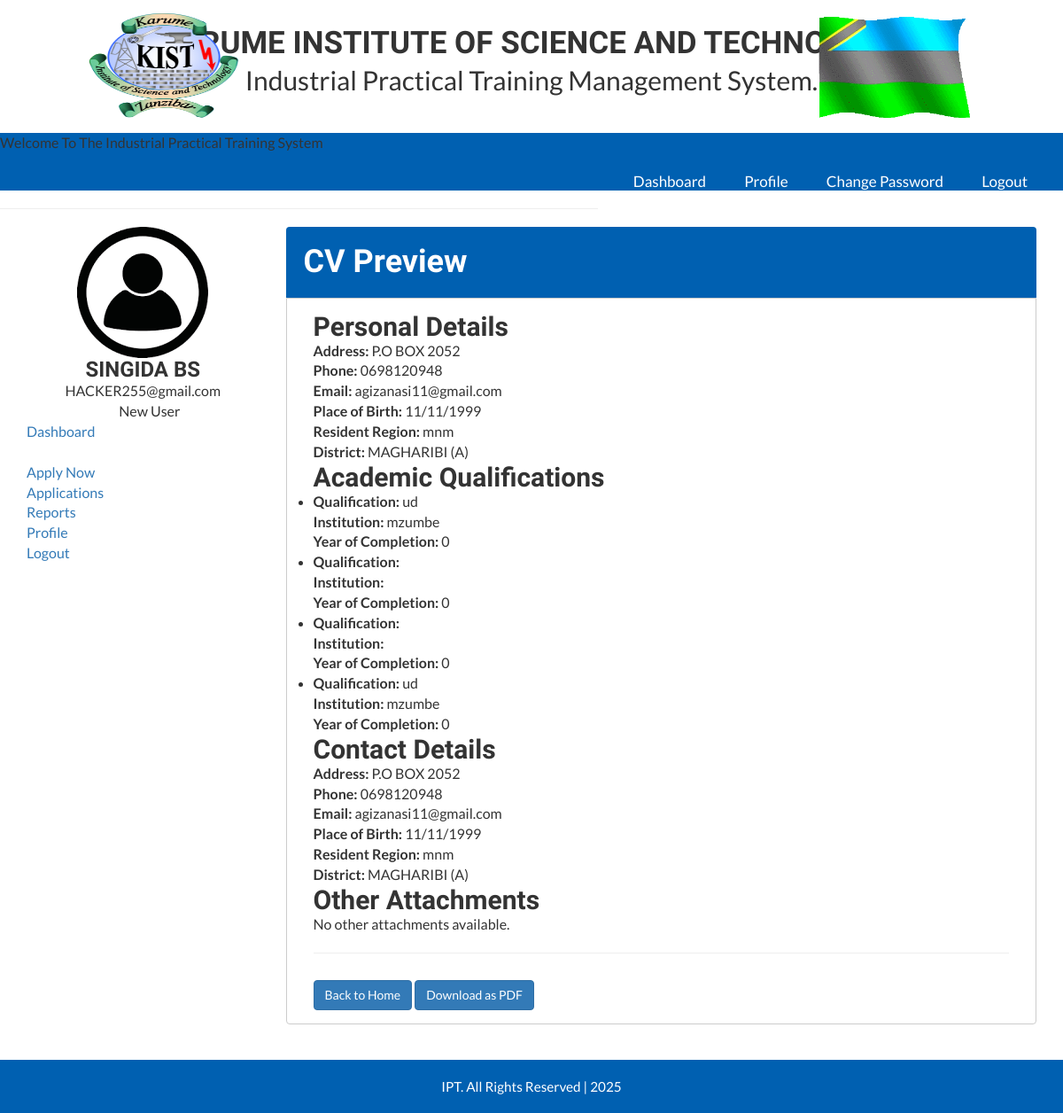
Page /cv_preview.php (signed in) on the committed database.
### tables this page shows
CREATE TABLE `users` (
  `id` int(11) NOT NULL,
  `name` varchar(100) NOT NULL,
  `email` varchar(100) NOT NULL,
  `password` varchar(255) NOT NULL,
  `role` enum('Supervisor','Invigilator') NOT NULL,
  `created_at` timestamp NOT NULL DEFAULT current_timestamp(),
  `status` varchar(20) DEFAULT 'Pending',
  `phone` varchar(20) DEFAULT NULL,
  `address` varchar(255) DEFAULT NULL,
  `profile_photo` varchar(255) DEFAULT NULL
);

CREATE TABLE `personal_details` (
  `id` int(11) NOT NULL,
  `user_id` int(11) NOT NULL,
  `address` varchar(255) NOT NULL,
  `phone` varchar(20) NOT NULL,
  `email` varchar(100) NOT NULL,
  `place_of_birth` varchar(100) NOT NULL,
  `resident_region` varchar(100) NOT NULL,
  `district` varchar(100) NOT NULL,
  `bank_no` varchar(255) DEFAULT NULL,
  `bank_name` varchar(255) DEFAULT NULL,
  `zan_id` varchar(255) DEFAULT NULL,
  `zssf_no` varchar(255) DEFAULT NULL,
  `license_no` varchar(255) DEFAULT NULL,
  `vol_no` varchar(255) DEFAULT NULL,
  `zan_id_front_photo` varchar(255) DEFAULT NULL
);

CREATE TABLE `academic_qualification` (
  `id` int(11) NOT NULL,
  `user_id` int(11) NOT NULL,
  `qualification` varchar(255) NOT NULL,
  `institution` varchar(255) NOT NULL,
  `year_of_completion` int(11) NOT NULL,
  `position` varchar(50) DEFAULT NULL,
  `experience_national_exam` int(11) DEFAULT NULL,
  `experience_work` int(11) DEFAULT NULL,
  `level_of_education` varchar(50) DEFAULT NULL,
  `level_teach` varchar(50) DEFAULT NULL,
  `subject_teach` varchar(50) DEFAULT NULL,
  `school_teach` varchar(100) DEFAULT NULL,
  `subject_study` varchar(50) DEFAULT NULL
);

### cv_preview.php (the view, shortened to what this page needs)
<?php
include('db.php');
$user_id = $_SESSION['user_id'];
$personal_details_sql = "SELECT * FROM personal_details WHERE user_id = '$user_id'";
$personal_details_result = mysqli_query($con, $personal_details_sql);
$personal_details = mysqli_fetch_assoc($personal_details_result);
$academic_qualification_sql = "SELECT * FROM academic_qualification WHERE user_id = '$user_id'";
$academic_qualification_result = mysqli_query($con, $academic_qualification_sql);
$other_attachments_sql = "SELECT * FROM other_attachments WHERE user_id = '$user_id'";
$other_attachments_result = mysqli_query($con, $other_attachments_sql);
?>
<!DOCTYPE html>
<html lang="en">
<head>
    <link href="css/bootstrap.css" rel="stylesheet" type="text/css" media="all" />
    <link href="css/font-awesome.css" rel="stylesheet">
    <link href="css/style.css" rel="stylesheet" type="text/css" media="all" />
    <link href="css/index.css" rel="stylesheet" type="text/css" media="all" />
</head>
<body>
    <?php include('./header.php'); ?>
    <hr />
    <main>
        <div class="container">
            <div class="row">
                <div class="col-md-3">
                    <?php include('./sidebar.php'); ?>
                </div>
                <div class="col-md-9">
                    <h1 class="detail-header">CV Preview</h1>
                        <div class="form-inside">
                            <div class="cv-section">
                                <h2>Personal Details</h2>
                                <?php if ($personal_details) { ?>
                                    <p><strong>Address:</strong> <?php echo $personal_details['address']; ?></p>
                                    <p><strong>Phone:</strong> <?php echo $personal_details['phone']; ?></p>
                                    <p><strong>Email:</strong> <?php echo $personal_details['email']; ?></p>
                                    <p><strong>Place of Birth:</strong> <?php echo $personal_details['place_of_birth']; ?></p>
                                    <p><strong>Resident Region:</strong> <?php echo $personal_details['resident_region']; ?></p>
                                    <p><strong>District:</strong> <?php echo $personal_details['district']; ?></p>
                                <?php } else { ?>
                                    <p>No personal details available.</p>
                                <?php } ?>
                            </div>
                            <div class="cv-section">
                                <h2>Academic Qualifications</h2>
                                <?php if (mysqli_num_rows($academic_qualification_result) > 0) { ?>
                                    <ul>
                                        <?php while ($qualification = mysqli_fetch_assoc($academic_qualification_result)) { ?>
                                            <li>
                                                <strong>Qualification:</strong> <?php echo $qualification['qualification']; ?><br>
                                                <strong>Institution:</strong> <?php echo $qualification['institution']; ?><br>
                                                <strong>Year of Completion:</strong> <?php echo $qualification['year_of_completion']; ?>
                                            </li>
                                        <?php } ?>
                                    </ul>
                                <?php } else { ?>
                                    <p>No academic qualifications available.</p>
                                <?php } ?>
                            </div>
                            <div class="cv-section">
                                <h2>Contact Details</h2>
                                <?php if ($personal_details) { ?>
                                    <p><strong>Address:</strong> <?php echo $personal_details['address']; ?></p>
                                    <p><strong>Phone:</strong> <?php echo $personal_details['phone']; ?></p>
                                    <p><strong>Email:</strong> <?php echo $personal_details['email']; ?></p>
                                    <p><strong>Place of Birth:</strong> <?php echo $personal_details['place_of_birth']; ?></p>
                                    <p><strong>Resident Region:</strong> <?php echo $personal_details['resident_region']; ?></p>
                                    <p><strong>District:</strong> <?php echo $personal_details['district']; ?></p>
                                <?php } else { ?>
                                    <p>No personal details available.</p>
                                <?php } ?>
                            </div>
                            <div class="cv-section">
                                <h2>Other Attachments</h2>
                                <?php if (mysqli_num_rows($other_attachments_result) > 0) { ?>
                                    <ul>
                                        <?php while ($attachment = mysqli_fetch_assoc($other_attachments_result)) { ?>
                                            <li>
                                                <strong>Attachment Name:</strong> <?php echo $attachment['attachment_name']; ?><br>
                                                <button type="button" class="btn btn-primary view-attachment" data-toggle="modal" data-target="#attachmentModal" data-content-url="<?php echo $attachment['file_path']; ?>" data-content-type="<?php echo pathinfo($attachment['file_path'], PATHINFO_EXTENSION); ?>">
                                                    View Attachment
                                                </button>
                                            </li>
                                        <?php } ?>
                                    </ul>
                                <?php } else { ?>
                                    <p>No other attachments available.</p>
                                <?php } ?>
                                <hr />
                                <div class="cv-section">
                                    <div style="margin-top:30px">
                                        <a href="index.php" class="btn btn-primary back-btn">Back to Home</a>
                                        <button type="button" class="btn btn-primary pdf-btn" onclick="window.print();">Download as PDF</button>
                                    </div>
                                </div>
                            </div>
                        </div>
                    </div>
                </div>
            </div>
        </main>
    <?php include('./footer.php'); ?>
</body>
</html>

### sidebar.php (shortened to what this page needs)
<?php
$conn = new mysqli("localhost", "root", "", "ipt-sys-test");
$user_id = $_SESSION['user_id'];
$sql = "SELECT * FROM students WHERE user_id = '$user_id'";
$result = $conn->query($sql);
$user_sql = "SELECT name, email FROM users WHERE id = '$user_id'";
$user_result = $conn->query($user_sql);
$user_data = $user_result->fetch_assoc();
?>
<div class="bg-gradient-to-br from-slate-800 via-slate-700 to-slate-900 shadow-2xl border-r border-slate-600">
    <?php if ($result && $result->num_rows > 0):
        $row = $result->fetch_assoc();
    ?>
    <div class="p-6 bg-gradient-to-r from-blue-600/20 to-purple-600/20 border-b border-slate-600">
        <div class="text-center mb-6">
            <div class="relative inline-block mb-4">
                <?php if (!empty($row['profile_photo']) && file_exists($row['profile_photo'])): ?>
                    <img src="<?= htmlspecialchars($row['profile_photo']) ?>" alt="Profile Photo"
                         class="w-20 h-20 rounded-full border-4 border-blue-400/50 object-cover shadow-xl hover:scale-105 transition-transform duration-300">
                <?php else: ?>
                    <img src="./images/picture.png" alt="Default Photo"
                         class="w-20 h-20 rounded-full border-4 border-blue-400/50 object-cover shadow-xl hover:scale-105 transition-transform duration-300">
                <?php endif; ?>
                <div class="absolute -bottom-1 -right-1 w-6 h-6 bg-green-400 border-4 border-slate-800 rounded-full animate-pulse"></div>
            </div>
            <div class="text-white">
                <h3 class="text-lg font-bold text-slate-100 mb-1"><?= htmlspecialchars($user_data['name'] ?? 'Student') ?></h3>
                <p class="text-sm text-slate-300 mb-3"><?= htmlspecialchars($user_data['email'] ?? '') ?></p>
                <div class="inline-flex items-center bg-gradient-to-r from-blue-500 to-blue-600 text-white px-3 py-1 rounded-full text-xs font-medium shadow-lg">
                    <i class="fas fa-graduation-cap mr-2"></i>
                    <span>Active Student</span>
                </div>
            </div>
        </div>
        <div class="grid grid-cols-2 gap-3 mb-4">
            <div class="bg-slate-700/50 backdrop-blur-sm rounded-xl p-3 text-center hover:bg-slate-600/50 transition-all duration-300 hover:scale-105">
                <div class="text-blue-400 mb-1">
                    <i class="fas fa-file-alt text-lg"></i>
                </div>
                <div class="text-white text-lg font-bold">
                    <?php
                    $app_count = $conn->query("SELECT COUNT(*) as count FROM applications WHERE user_id = '$user_id'")->fetch_assoc()['count'];
                    echo $app_count;
                    ?>
                </div>
                <div class="text-slate-300 text-xs uppercase tracking-wide">Applications</div>
            </div>
            <div class="bg-slate-700/50 backdrop-blur-sm rounded-xl p-3 text-center hover:bg-slate-600/50 transition-all duration-300 hover:scale-105">
                <div class="text-green-400 mb-1">
                    <i class="fas fa-chart-line text-lg"></i>
                </div>
                <div class="text-white text-lg font-bold">
                    <?php
                    $report_count = $conn->query("SELECT COUNT(*) as count FROM reports WHERE user_id = '$user_id'")->fetch_assoc()['count'];
                    echo $report_count;
                    ?>
                </div>
                <div class="text-slate-300 text-xs uppercase tracking-wide">Reports</div>
            </div>
        </div>
        <div class="text-center">
            <a href="./user_profile.php" class="inline-flex items-center bg-gradient-to-r from-red-500 to-red-600 text-white px-4 py-2 rounded-lg text-sm font-medium hover:from-red-600 hover:to-red-700 transition-all duration-300 hover:scale-105 shadow-lg hover:shadow-xl">
                <i class="fas fa-edit mr-2"></i>
                <span>Edit Profile</span>
            </a>
        </div>
    </div>
    <?php else: ?>
        <div class="p-6 bg-gradient-to-r from-gray-600/20 to-gray-700/20 border-b border-slate-600">
            <div class="text-center">
                <div class="relative inline-block mb-4">
                    <img src="./images/picture.png" class="w-20 h-20 rounded-full border-4 border-gray-400/50 object-cover shadow-xl" alt="Default Photo">
                </div>
                <div class="text-white">
                    <h3 class="text-lg font-bold text-slate-100 mb-1"><?= htmlspecialchars($user_data['name'] ?? 'Guest User') ?></h3>
                    <p class="text-sm text-slate-300 mb-3"><?= htmlspecialchars($user_data['email'] ?? '') ?></p>
                    <div class="inline-flex items-center bg-gradient-to-r from-gray-500 to-gray-600 text-white px-3 py-1 rounded-full text-xs font-medium">
                        <i class="fas fa-user mr-2"></i>
                        <span>New User</span>
                    </div>
                </div>
            </div>
        </div>
    <?php endif; ?>
    <nav class="p-4 space-y-2">
        <a href="dashboard.php" class="group flex items-center px-4 py-3 text-slate-300 rounded-xl hover:bg-gradient-to-r hover:from-blue-600/20 hover:to-purple-600/20 hover:text-white transition-all duration-300 hover:scale-105 hover:shadow-lg">
            <span class="font-medium">Dashboard</span>
        </a>
        <a href="./apply_now.php" class="group flex items-center px-4 py-3 text-slate-300 rounded-xl hover:bg-gradient-to-r hover:from-green-600/20 hover:to-emerald-600/20 hover:text-white transition-all duration-300 hover:scale-105 hover:shadow-lg">
            <div class="flex items-center justify-center w-8 h-8 mr-3 bg-green-500/20 rounded-lg group-hover:bg-green-500/30 transition-colors duration-300">
                <i class="fas fa-plus-circle text-green-400 group-hover:text-green-300"></i>
            </div>
            <span class="font-medium">Apply Now</span>
        </a>
        <a href="./user_applications.php" class="group flex items-center px-4 py-3 text-slate-300 rounded-xl hover:bg-gradient-to-r hover:from-purple-600/20 hover:to-pink-600/20 hover:text-white transition-all duration-300 hover:scale-105 hover:shadow-lg">
            <span class="font-medium">Applications</span>
        </a>
        <a href="./user_reports.php" class="group flex items-center px-4 py-3 text-slate-300 rounded-xl hover:bg-gradient-to-r hover:from-orange-600/20 hover:to-red-600/20 hover:text-white transition-all duration-300 hover:scale-105 hover:shadow-lg">
            <span class="font-medium">Reports</span>
        </a>
        <a href="./user_profile.php" class="group flex items-center px-4 py-3 text-slate-300 rounded-xl hover:bg-gradient-to-r hover:from-indigo-600/20 hover:to-blue-600/20 hover:text-white transition-all duration-300 hover:scale-105 hover:shadow-lg">
            <span class="font-medium">Profile</span>
        </a>
    </nav>
    <div class="p-4 mt-auto border-t border-slate-600">
        <a href="logout.php" class="flex items-center justify-center w-full bg-gradient-to-r from-red-500 to-red-600 text-white px-4 py-3 rounded-xl font-medium hover:from-red-600 hover:to-red-700 transition-all duration-300 hover:scale-105 shadow-lg hover:shadow-xl">
            <span>Logout</span>
        </a>
    </div>
</div>

### rows in the picture
users: name "SINGIDA BS", email "HACKER255@gmail.com"
personal_details: address "P.O BOX 2052", phone "0698120948", email "agizanasi11@gmail.com", place_of_birth "11/11/1999", resident_region "mnm", district "MAGHARIBI (A)"
academic_qualification: qualification "ud", institution "mzumbe", year_of_completion "0"
academic_qualification: year_of_completion "0"
academic_qualification: year_of_completion "0"
academic_qualification: qualification "ud", institution "mzumbe", year_of_completion "0"
